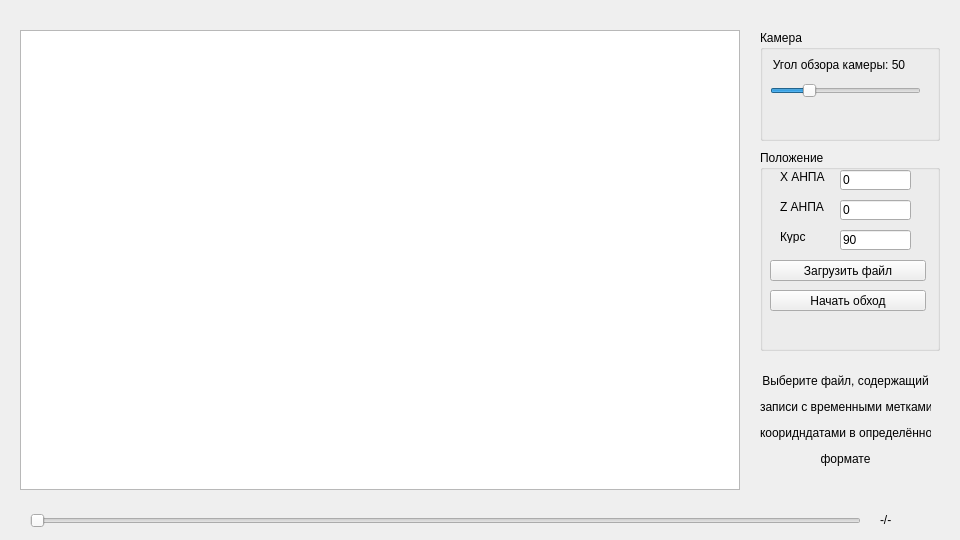
<?xml version="1.0" encoding="UTF-8"?>
<ui version="4.0">
 <class>MainWindow</class>
 <widget class="QWidget" name="MainWindow">
  <property name="geometry">
   <rect>
    <x>0</x>
    <y>0</y>
    <width>960</width>
    <height>540</height>
   </rect>
  </property>
  <property name="sizePolicy">
   <sizepolicy hsizetype="Maximum" vsizetype="Minimum">
    <horstretch>0</horstretch>
    <verstretch>0</verstretch>
   </sizepolicy>
  </property>
  <property name="minimumSize">
   <size>
    <width>960</width>
    <height>540</height>
   </size>
  </property>
  <property name="windowTitle">
   <string>MainWindow</string>
  </property>
  <widget class="QGraphicsView" name="graphicsView">
   <property name="geometry">
    <rect>
     <x>20</x>
     <y>30</y>
     <width>720</width>
     <height>460</height>
    </rect>
   </property>
   <property name="sizePolicy">
    <sizepolicy hsizetype="Expanding" vsizetype="Expanding">
     <horstretch>0</horstretch>
     <verstretch>0</verstretch>
    </sizepolicy>
   </property>
   <property name="verticalScrollBarPolicy">
    <enum>Qt::ScrollBarAlwaysOff</enum>
   </property>
   <property name="horizontalScrollBarPolicy">
    <enum>Qt::ScrollBarAlwaysOff</enum>
   </property>
  </widget>
  <widget class="QGroupBox" name="groupBoxPosition">
   <property name="geometry">
    <rect>
     <x>760</x>
     <y>150</y>
     <width>180</width>
     <height>201</height>
    </rect>
   </property>
   <property name="title">
    <string>Положение</string>
   </property>
   <widget class="QPushButton" name="pushButton_startDocking">
    <property name="geometry">
     <rect>
      <x>10</x>
      <y>140</y>
      <width>156</width>
      <height>21</height>
     </rect>
    </property>
    <property name="text">
     <string>Начать обход</string>
    </property>
    <property name="checkable">
     <bool>true</bool>
    </property>
   </widget>
   <widget class="QPushButton" name="pushButton_loadFile">
    <property name="geometry">
     <rect>
      <x>10</x>
      <y>110</y>
      <width>156</width>
      <height>21</height>
     </rect>
    </property>
    <property name="text">
     <string>Загрузить файл</string>
    </property>
   </widget>
   <widget class="QLineEdit" name="lineEdit_Y">
    <property name="geometry">
     <rect>
      <x>80</x>
      <y>50</y>
      <width>71</width>
      <height>20</height>
     </rect>
    </property>
    <property name="text">
     <string>0</string>
    </property>
   </widget>
   <widget class="QLineEdit" name="lineEdit_X">
    <property name="geometry">
     <rect>
      <x>80</x>
      <y>20</y>
      <width>71</width>
      <height>20</height>
     </rect>
    </property>
    <property name="sizePolicy">
     <sizepolicy hsizetype="Expanding" vsizetype="Fixed">
      <horstretch>0</horstretch>
      <verstretch>0</verstretch>
     </sizepolicy>
    </property>
    <property name="text">
     <string>0</string>
    </property>
   </widget>
   <widget class="QLabel" name="label_auvX">
    <property name="geometry">
     <rect>
      <x>20</x>
      <y>20</y>
      <width>47</width>
      <height>13</height>
     </rect>
    </property>
    <property name="text">
     <string>Х АНПА</string>
    </property>
   </widget>
   <widget class="QLabel" name="label_auvY">
    <property name="geometry">
     <rect>
      <x>20</x>
      <y>50</y>
      <width>47</width>
      <height>13</height>
     </rect>
    </property>
    <property name="text">
     <string>Z АНПА</string>
    </property>
   </widget>
   <widget class="QLineEdit" name="lineEdit_Yaw">
    <property name="geometry">
     <rect>
      <x>80</x>
      <y>80</y>
      <width>71</width>
      <height>20</height>
     </rect>
    </property>
    <property name="text">
     <string>90</string>
    </property>
   </widget>
   <widget class="QLabel" name="label_auvYaw">
    <property name="geometry">
     <rect>
      <x>20</x>
      <y>80</y>
      <width>47</width>
      <height>13</height>
     </rect>
    </property>
    <property name="text">
     <string>Курс</string>
    </property>
   </widget>
  </widget>
  <widget class="QGroupBox" name="groupBoxCamera">
   <property name="geometry">
    <rect>
     <x>760</x>
     <y>30</y>
     <width>180</width>
     <height>111</height>
    </rect>
   </property>
   <property name="title">
    <string>Камера</string>
   </property>
   <widget class="QLabel" name="labelAngleView">
    <property name="enabled">
     <bool>true</bool>
    </property>
    <property name="geometry">
     <rect>
      <x>0</x>
      <y>10</y>
      <width>158</width>
      <height>50</height>
     </rect>
    </property>
    <property name="sizePolicy">
     <sizepolicy hsizetype="Preferred" vsizetype="Minimum">
      <horstretch>0</horstretch>
      <verstretch>0</verstretch>
     </sizepolicy>
    </property>
    <property name="text">
     <string>Угол обзора камеры: 50</string>
    </property>
    <property name="alignment">
     <set>Qt::AlignCenter</set>
    </property>
   </widget>
   <widget class="QSlider" name="horizontalSlider">
    <property name="geometry">
     <rect>
      <x>10</x>
      <y>50</y>
      <width>151</width>
      <height>22</height>
     </rect>
    </property>
    <property name="minimum">
     <number>10</number>
    </property>
    <property name="maximum">
     <number>180</number>
    </property>
    <property name="value">
     <number>50</number>
    </property>
    <property name="orientation">
     <enum>Qt::Horizontal</enum>
    </property>
   </widget>
  </widget>
  <widget class="QLabel" name="labelHint">
   <property name="geometry">
    <rect>
     <x>760</x>
     <y>360</y>
     <width>171</width>
     <height>121</height>
    </rect>
   </property>
   <property name="inputMethodHints">
    <set>Qt::ImhMultiLine</set>
   </property>
   <property name="text">
    <string>&lt;html&gt;&lt;head/&gt;&lt;body&gt;&lt;p align=&quot;center&quot;&gt;Выберите файл, содержащий&lt;/p&gt;&lt;p align=&quot;center&quot;&gt;записи с временными метками и&lt;/p&gt;&lt;p align=&quot;center&quot;&gt; кооридндатами в определённом&lt;/p&gt;&lt;p align=&quot;center&quot;&gt;формате&lt;/p&gt;&lt;/body&gt;&lt;/html&gt;</string>
   </property>
   <property name="textFormat">
    <enum>Qt::RichText</enum>
   </property>
  </widget>
  <widget class="QSlider" name="hSlider_timeline">
   <property name="geometry">
    <rect>
     <x>30</x>
     <y>510</y>
     <width>831</width>
     <height>22</height>
    </rect>
   </property>
   <property name="minimum">
    <number>1</number>
   </property>
   <property name="maximum">
    <number>8000</number>
   </property>
   <property name="orientation">
    <enum>Qt::Horizontal</enum>
   </property>
  </widget>
  <widget class="QLabel" name="label_timeline">
   <property name="geometry">
    <rect>
     <x>880</x>
     <y>510</y>
     <width>71</width>
     <height>20</height>
    </rect>
   </property>
   <property name="text">
    <string>-/-</string>
   </property>
  </widget>
 </widget>
 <resources/>
 <connections/>
</ui>
